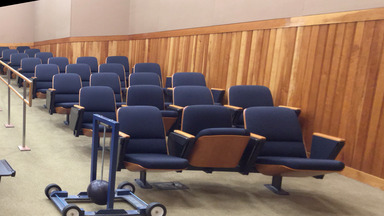
#> input picture im1.jpg, 384 x 216 px, found by its file name
$ python 'im1 BRISK.py'
#> lines starting #> are read from the running program, lines starting #| are printed output that depends on the picture
import cv2

im1 = cv2.imread('im1.jpg')
#> im1 is the input picture: shape (216, 384, 3); mean B, G, R 101.6, 115.2, 140.5
if im1 is None:
    print('이미지 파일을 찾을 수 없거나 읽을 수 없습니다.')
    exit()

gray = cv2.cvtColor(im1, cv2.COLOR_BGR2GRAY)
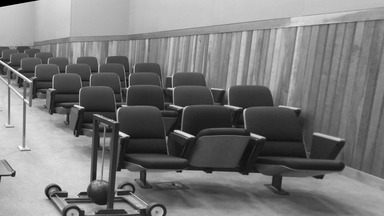
#> gray: shape (216, 384); min 0, max 253, mean 121.2
brisk = cv2.BRISK_create()
keypoints_brisk = brisk.detect(gray, None)
#> keypoints_brisk = 513 keypoints; strongest (x, y, size): (120, 133, 13.8), (122, 135, 25.3), (127, 135, 13.8), (82, 107, 13)
im_with_keypoints_brisk = cv2.drawKeypoints(im1, keypoints_brisk, None, flags=cv2.DRAW_MATCHES_FLAGS_DRAW_RICH_KEYPOINTS)
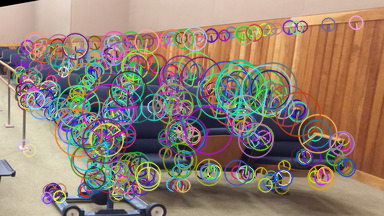
#> im_with_keypoints_brisk: shape (216, 384, 3); mean B, G, R 113.9, 127.6, 146.1

im_concatenated_brisk = cv2.hconcat([im1, im_with_keypoints_brisk])
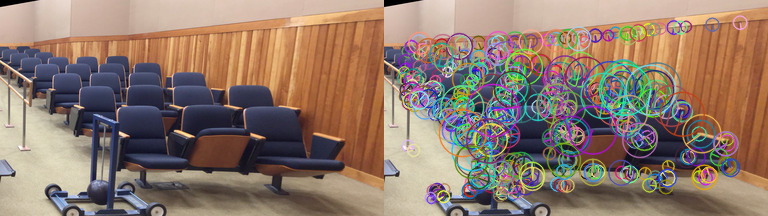
#> im_concatenated_brisk: shape (216, 768, 3); mean B, G, R 107.7, 121.4, 143.3
num_keypoints_brisk = len(keypoints_brisk)
#> num_keypoints_brisk = 513
print(f'BRISK로 검출된 특징점 개수 : {num_keypoints_brisk}')
#| BRISK로 검출된 특징점 개수 : 513

cv2.imshow('Original Image and BRISK', im_concatenated_brisk)
cv2.waitKey(0)
cv2.destroyAllWindows()

$ run again, with im2.jpg copied over im1.jpg
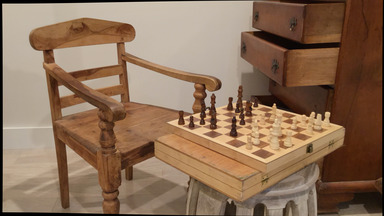
#> input picture im2.jpg, 384 x 216 px, found by its file name
#> im1 is the input picture: shape (216, 384, 3); mean B, G, R 88.2, 111.4, 140.1
#> `gray = cv2.cvtColor(im1, cv2.COLOR_BGR2GRAY)`:
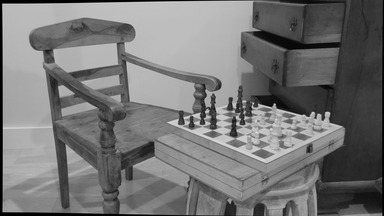
#> gray: shape (216, 384); min 0, max 222, mean 117.4
#> keypoints_brisk = 603 keypoints; strongest (x, y, size): (274, 104, 12.7), (312, 113, 14.1), (328, 113, 14.1), (327, 112, 13.5)
#> `im_concatenated_brisk = cv2.hconcat([im1, im_with_keypoints_brisk])`:
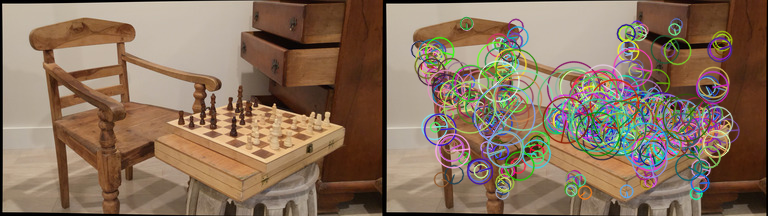
#> im_concatenated_brisk: shape (216, 768, 3); mean B, G, R 93.9, 114, 137.2
#> num_keypoints_brisk = 603
#| BRISK로 검출된 특징점 개수 : 603

$ run again, with im3.jpg copied over im1.jpg
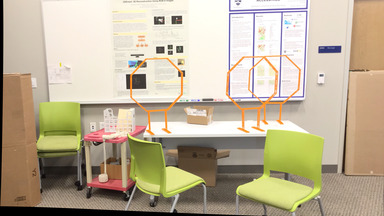
#> input picture im3.jpg, 384 x 216 px, found by its file name
#> im1 is the input picture: shape (216, 384, 3); mean B, G, R 152.4, 177.1, 190
#> `gray = cv2.cvtColor(im1, cv2.COLOR_BGR2GRAY)`:
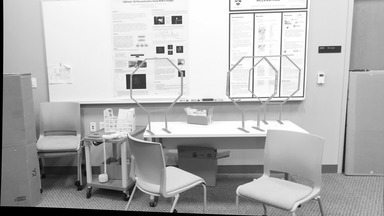
#> gray: shape (216, 384); min 0, max 255, mean 178.1
#> keypoints_brisk = 595 keypoints; strongest (x, y, size): (157, 52, 14.7), (144, 86, 28.1), (126, 76, 14.2), (182, 51, 14)
#> `im_concatenated_brisk = cv2.hconcat([im1, im_with_keypoints_brisk])`:
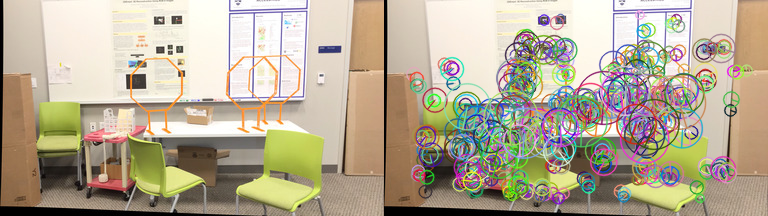
#> im_concatenated_brisk: shape (216, 768, 3); mean B, G, R 149.1, 170.8, 181.3
#> num_keypoints_brisk = 595
#| BRISK로 검출된 특징점 개수 : 595
